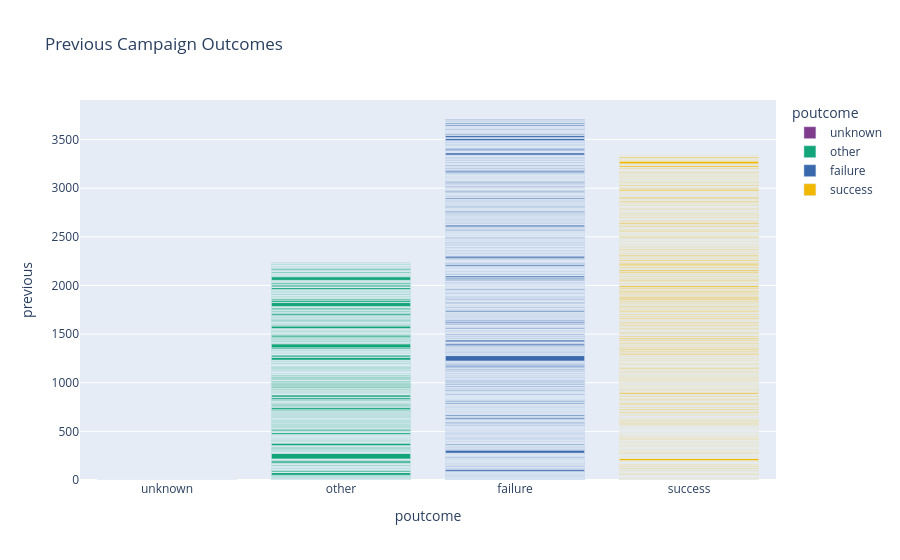

The cell this chart's notebook holds for it:
### Markdown cell above
### **11. Create bar chart of previous campaign outcomes.**

### Code cell
prvsCmpn = px.bar(
    data,
    x="poutcome",
    y="previous",
    color="poutcome",
    title="Previous Campaign Outcomes",
    color_discrete_sequence=px.colors.qualitative.Bold
)

prvsCmpn.show()

### Figure 1 — Plotly figure (JSON) as saved in the notebook; plotly's stock layout.template omitted (floating-point values rounded to 4 significant figures; data arrays with more than 128 entries replaced by an {"elided": "..."} marker saying what was removed)
{"data": [{"hovertemplate": "poutcome=%{x}<br>previous=%{y}<extra></extra>", "legendgroup": "unknown", "marker": {"color": "rgb(127, 60, 141)", "pattern": {"shape": ""}}, "name": "unknown", "orientation": "v", "showlegend": true, "textposition": "auto", "type": "bar", "x": {"elided": "8326 str values"}, "xaxis": "x", "y": {"elided": "8326 int values"}, "yaxis": "y"}, {"hovertemplate": "poutcome=%{x}<br>previous=%{y}<extra></extra>", "legendgroup": "other", "marker": {"color": "rgb(17, 165, 121)", "pattern": {"shape": ""}}, "name": "other", "orientation": "v", "showlegend": true, "textposition": "auto", "type": "bar", "x": {"elided": "537 str values"}, "xaxis": "x", "y": {"elided": "537 int values"}, "yaxis": "y"}, {"hovertemplate": "poutcome=%{x}<br>previous=%{y}<extra></extra>", "legendgroup": "failure", "marker": {"color": "rgb(57, 105, 172)", "pattern": {"shape": ""}}, "name": "failure", "orientation": "v", "showlegend": true, "textposition": "auto", "type": "bar", "x": {"elided": "1228 str values"}, "xaxis": "x", "y": {"elided": "1228 int values"}, "yaxis": "y"}, {"hovertemplate": "poutcome=%{x}<br>previous=%{y}<extra></extra>", "legendgroup": "success", "marker": {"color": "rgb(242, 183, 1)", "pattern": {"shape": ""}}, "name": "success", "orientation": "v", "showlegend": true, "textposition": "auto", "type": "bar", "x": {"elided": "1071 str values"}, "xaxis": "x", "y": {"elided": "1071 int values"}, "yaxis": "y"}], "layout": {"barmode": "relative", "legend": {"title": {"text": "poutcome"}, "tracegroupgap": 0}, "title": {"text": "Previous Campaign Outcomes"}, "xaxis": {"anchor": "y", "categoryarray": ["unknown", "other", "failure", "success"], "categoryorder": "array", "domain": [0, 1], "title": {"text": "poutcome"}}, "yaxis": {"anchor": "x", "domain": [0, 1], "title": {"text": "previous"}}}}
